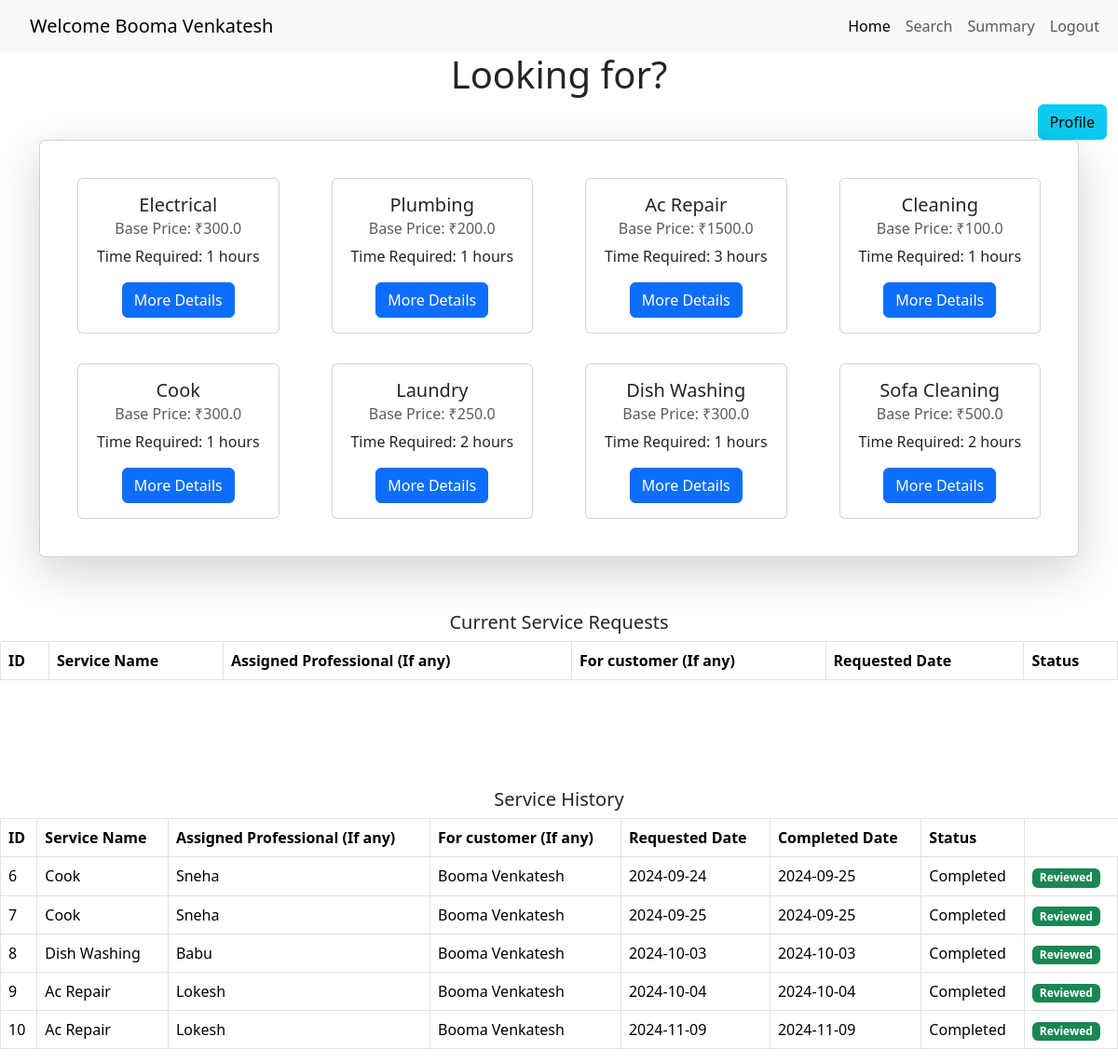
Before: /customerhomepage/3 with the older database file.
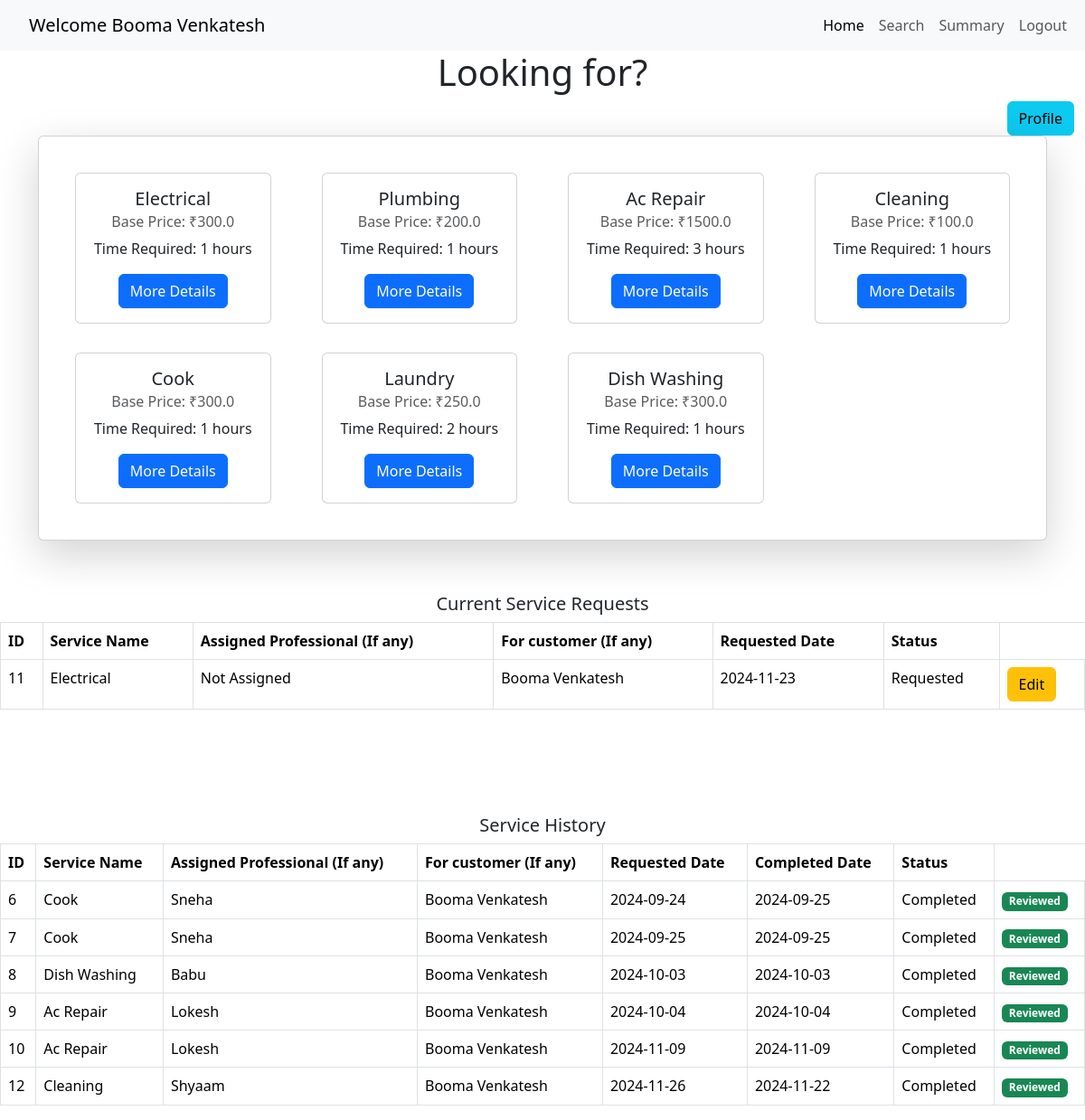
After: the same page with the newer database file.
### application/models.py (models this page shows, shortened)
class Service(db.Model):
    __tablename__ = 'services'
    service_id = db.Column(db.Integer, primary_key=True)
    name = db.Column(db.String(100), nullable=False)
    base_price = db.Column(db.Float, nullable=False)
    time_required = db.Column(db.String(50), nullable=False)
    descriptions = db.Column(db.Text, nullable=True)
    service_requests_list = db.relationship('ServiceRequest', backref='service', cascade='all, delete-orphan', lazy=True)

class ServiceRequest(db.Model):
    __tablename__ = 'service_requests'
    serv_req_id = db.Column(db.Integer, primary_key=True)
    service_id = db.Column(db.Integer, db.ForeignKey('services.service_id'), nullable=False)
    cust_id = db.Column(db.Integer, db.ForeignKey('customers.id'), nullable=False)
    professional_id = db.Column(db.Integer, db.ForeignKey('service_professionals.id'), nullable=True)
    date_of_req = db.Column(db.DateTime, default=date.today)
    date_of_completion = db.Column(db.DateTime, nullable=True)
    service_status = db.Column(db.String(50), nullable=False)  # requested, assigned, completed
    remarks = db.Column(db.Text, nullable=True)
    professional = db.relationship('ServiceProfessional', backref='service_requests', lazy=True)
    customer = db.relationship('Customer', backref='service_requests', lazy=True)

class ServiceProfessional(db.Model):
    __tablename__ = 'service_professionals'
    id = db.Column(db.Integer, primary_key=True)
    email = db.Column(db.String(120), unique=True, nullable=False)
    password = db.Column(db.String(120), nullable=False)
    full_name = db.Column(db.String(100), nullable=False)
    service_id = db.Column(db.Integer, db.ForeignKey('services.service_id'), nullable=False)
    experience = db.Column(db.Integer, nullable=False)
    profile_doc = db.Column(db.String(200), nullable=False)
    address = db.Column(db.String(200), nullable=False)
    pincode = db.Column(db.String(10), nullable=False)
    date_created = db.Column(db.DateTime, default=date.today())
    status = db.Column(db.String(50), nullable=False)
    service = db.relationship('Service', backref='service_professionals', lazy=True)

class Customer(db.Model):
    __tablename__ = 'customers'
    id = db.Column(db.Integer, primary_key=True)
    email = db.Column(db.String(120), unique=True, nullable=False)
    password = db.Column(db.String(120), nullable=False)
    full_name = db.Column(db.String(100), nullable=False)
    address = db.Column(db.String(200), nullable=False)
    pincode = db.Column(db.String(10), nullable=False)

### app.py (the view)
@app.route('/customerhomepage/<int:id>', methods=['GET'])
def customerhomepage(id):
    customer = Customer.query.get(id)
    services = Service.query.all()
    service_requests = ServiceRequest.query.filter_by(cust_id=id).all()
    return render_template("customerhomepage.html", customer=customer, services=services, service_requests=service_requests)

### templates/customerhomepage.html (shortened to what the changed rows need)
<!DOCTYPE html>
<html lang="en">
<head>
    <link href="https://cdn.jsdelivr.net/npm/bootstrap@5.3.3/dist/css/bootstrap.min.css" rel="stylesheet">
</head>
<body>
    <h1 style="text-align: center;">Looking for?</h1>
    <div class="container">
        <div class="card p-4 shadow-lg mb-5">
            <div class="row">
                {% for service in services %}
                <div class="col-12 col-md-4 col-lg-3 d-flex justify-content-center">
                    <div class="card m-3" style="width: 18rem;">
                        <div class="card-body text-center">
                            <h5 class="card-title">{{ service.name }}</h5>
                            <h6 class="card-subtitle mb-2 text-muted">Base Price: ₹{{ service.base_price }}</h6>
                            <p class="card-text">Time Required: {{ service.time_required }} hours</p>
                            <a href="{{ url_for('servicedetails', service_id=service.service_id, customer_id=customer.id) }}" class="btn btn-primary">More Details</a>
                        </div>
                    </div>
                </div>
                {% endfor %}
            </div>
        </div>
    </div>
    <div style="margin-top: 10px;">
        <div class="d-flex flex-wrap col-md-12 justify-content-center">
            <table class="table table-bordered">
                <thead>
                    <tr>
                        <th>ID</th>
                        <th>Service Name</th>
                        <th>Assigned Professional (If any)</th>
                        <th>For customer (If any)</th>
                        <th>Requested Date</th>
                        <th>Status</th>
                    </tr>
                </thead>
                <tbody>
                    {% for request in service_requests %}
                    {% if request.service_status != 'completed' %}
                        <tr>
                            <td>{{ request.serv_req_id }}</td>
                            <td>{{ request.service.name }}</td>
                            <td>{% if request.professional %} {{ request.professional.full_name }} {% else %} Not Assigned {% endif %}</td>
                            <td>{% if request.customer %} {{ request.customer.full_name }} {% else %} Not Assigned {% endif %}</td>
                            <td>{{ request.date_of_req.strftime('%Y-%m-%d') }}</td>
                            <td>{{ request.service_status.title() }}</td>
                            <td>
                                {% if request.service_status != 'completed' %}
                                    <a href="{{ url_for('edit_service_request', serv_req_id=request.serv_req_id) }}" class="btn btn-warning">Edit</a>
                                {% endif %}
                            </td>
                        </tr>
                    {% endif %}
                    {% endfor %}
                </tbody>
            </table>
    </div>
    <div style="margin-top: 100px;">
        <div class="d-flex flex-wrap col-md-12 justify-content-center">
            <table class="table table-bordered">
                <thead>
                    <tr>
                        <th>ID</th>
                        <th>Service Name</th>
                        <th>Assigned Professional (If any)</th>
                        <th>For customer (If any)</th>
                        <th>Requested Date</th>
                        <th>Completed Date</th>
                        <th>Status</th>
                    </tr>
                </thead>
                <tbody>
                    {% for request in service_requests %}
                    {% if request.service_status == 'completed' %}
                        <tr>
                            <td>{{ request.serv_req_id }}</td>
                            <td>{{ request.service.name }}</td>
                            <td>{% if request.professional %} {{ request.professional.full_name }} {% else %} Not Assigned {% endif %}</td>
                            <td>{% if request.customer %} {{ request.customer.full_name }} {% else %} Not Assigned {% endif %}</td>
                            <td>{{ request.date_of_req.strftime('%Y-%m-%d') }}</td>
                            <td>{{ request.date_of_completion.strftime('%Y-%m-%d') }}</td>
                            <td>{{ request.service_status.title() }}</td>
                            <td>
                                {% if request.service_status == 'completed' %}
                                    {% if request.ratings | length > 0 and request.ratings[0].rating_status == 'True' %}
                                        <span class="badge bg-success">Reviewed</span>
                                    {% else %}
                                        <a href="{{ url_for('rate_service', serv_req_id=request.serv_req_id) }}" class="btn btn-success">Rate Service</a>
                                    {% endif %}
                                {% endif %}
                            </td>
                        </tr>
                    {% endif %}
                    {% endfor %}
                </tbody>
            </table>
        </div>
    </div>
</body>
</html>

Changed rows visible on the page:
removed Service: name "Sofa Cleaning", base_price "500.0", time_required "2"
added ServiceRequest: serv_req_id "11", service.name "Electrical", customer.full_name "Booma Venkatesh", date_of_req "2024-11-23", service_status "Requested", shown under "Current Service Requests"
added ServiceRequest: serv_req_id "12", service.name "Cleaning", professional.full_name "Shyaam", customer.full_name "Booma Venkatesh", date_of_req "2024-11-26", date_of_completion "2024-11-22", service_status "Completed", shows "Reviewed", shown under "Service History"
